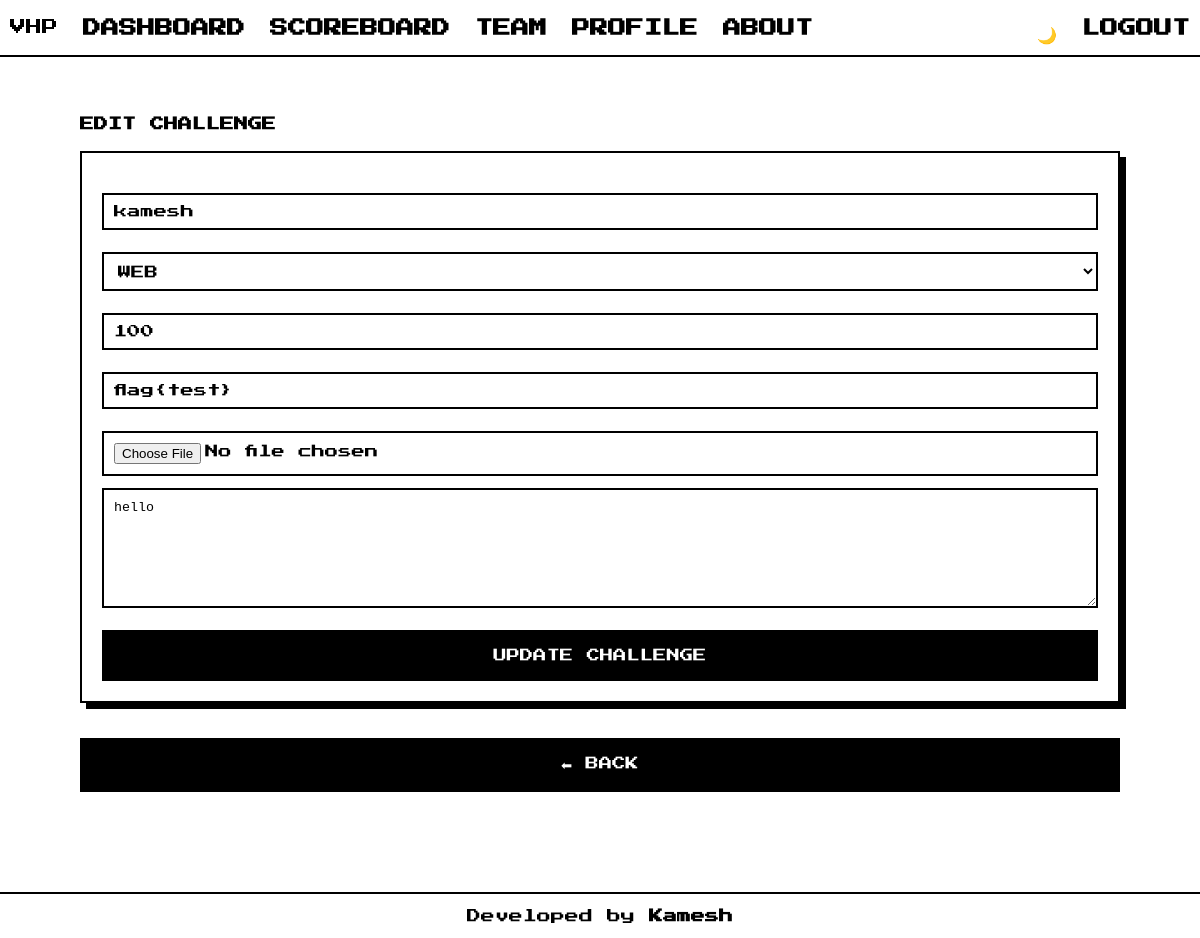
/admin/edit/1 (signed in), run on the app's committed database.
### tables this page shows
CREATE TABLE challenges (
 id INTEGER PRIMARY KEY,
 title TEXT,
 category TEXT,
 description TEXT,
 flag TEXT,
 points INTEGER,
 file TEXT
);

### app.py (the view, shortened to what this page needs)
@app.route('/admin/edit/<int:id>', methods=['GET', 'POST'])
def edit_challenge(id):
    if 'admin' not in session:
        return redirect('/admin_login')
    db = get_db()
    c = db.execute(
        "SELECT * FROM challenges WHERE id=?", (id,)
    ).fetchone()
    if not c:
        return "Challenge not found"
    return render_template('edit_challenge.html', c=c)

### app.py (called while the page is built)
def get_db():
    conn = sqlite3.connect("database.db")
    conn.row_factory = sqlite3.Row   # 🔥 use column names instead of index
    return conn

### templates/edit_challenge.html (shortened to what this page needs)
{% extends "base.html" %}
{% block content %}
<h2 class="page-title">EDIT CHALLENGE</h2>
<div class="card">
<form method="POST" enctype="multipart/form-data" class="form-box">
<input name="title" value="{{c[1]}}" placeholder="CHALLENGE TITLE">
<select name="category">
<option {% if c[2]=='WEB' %}selected{% endif %}>WEB</option>
</select>
<input name="points" value="{{c[5]}}" placeholder="POINTS">
<input name="flag" value="{{c[4]}}" placeholder="FLAG">
<input name="file" type="file">
<textarea name="desc">{{c[3]}}</textarea>
<button>UPDATE CHALLENGE</button>
</form>
</div>
<div class="back-btn">
<a href="/admin/challenges"><button>⬅ BACK</button></a>
</div>
{% endblock %}

### static/style.css (style rules this page uses)
* { margin: 0; padding: 0; box-sizing: border-box; }
body { background: #ffffff; color: #000; font-family: 'Press Start 2P', monospace; }
.card { background: white; border: 4px solid black; padding: 25px; box-shadow: 6px 6px 0 black; transition: 0.2s; }
button { margin-top: 15px; padding: 15px; width: 100%; background: black; color: white; border: 4px solid black; font-family: 'Press Start 2P'; cursor: pointer; transition: 0.2s; }
input, select { width: 100%; padding: 15px; margin: 10px 0; border: 4px solid black; font-family: 'Press Start 2P'; background: white; }
h1, h2, h3 { margin-bottom: 20px; font-size: 14px; }
h2 { margin-bottom: 20px; }
.profile-box, .card { margin-bottom: 20px; }
.card { margin-bottom: 20px; padding: 15px; }
input, textarea, select { margin-bottom: 10px; }
.form-box { display: flex; flex-direction: column; margin-top: 20px; }
.form-box input { margin-bottom: 12px; padding: 10px; border: 2px solid black; }
.form-box button { margin-top: 10px; }
.form-box { display: flex; flex-direction: column; margin-top: 10px; }
.page-title { margin-bottom: 20px; }
.form-box { display: flex; flex-direction: column; }
.form-box input, .form-box select, .form-box textarea { margin-bottom: 12px; padding: 10px; border: 2px solid black; width: 100%; }
.form-box textarea { height: 120px; }
.card { padding: 20px; border: 2px solid black; }
.back-btn { margin-top: 20px; }
body { min-height: 100vh; display: flex; flex-direction: column; }

### data on the page
challenges: title "kamesh", category "WEB", points "100", flag "flag{test}", desc "hello"
